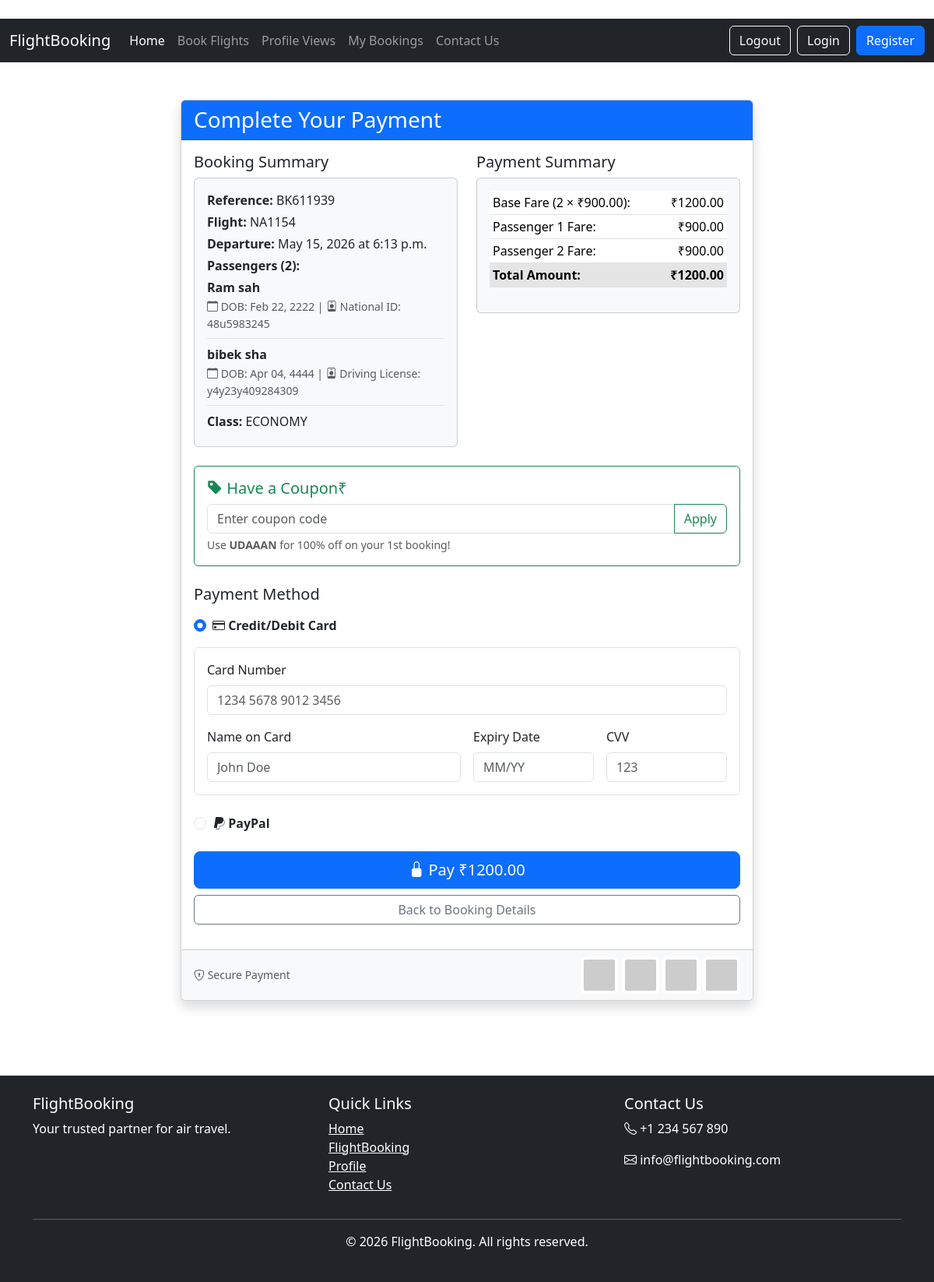
Page /payment/4/ (signed in) on the committed database.
### home/models.py (models this page shows, shortened)
class Booking(models.Model):
    STATUS_CHOICES = [
        ('CONFIRMED', 'Confirmed'),
        ('CANCELLED', 'Cancelled'),
        ('PENDING', 'Pending'),
    ]
    CLASS_CHOICES = [
        ('ECONOMY', 'Economy'),
        ('BUSINESS', 'Business'),
        ('FIRST', 'First Class'),
    ]
    reference = models.CharField(max_length=8, unique=True)
    user = models.ForeignKey(User, on_delete=models.CASCADE)
    flight = models.ForeignKey('Flight', on_delete=models.CASCADE)
    nums_passengers = models.PositiveIntegerField(default=1)
    travel_class = models.CharField(max_length=10, choices=CLASS_CHOICES)
    total_price = models.DecimalField(max_digits=10, decimal_places=2, default=Decimal('0.00'))
    booking_date = models.DateTimeField(auto_now_add=True)
    status = models.CharField(max_length=10, choices=STATUS_CHOICES, default='CONFIRMED')
    @property
    def per_passenger_price(self):
        if not self.flight:
            return Decimal('0.00')
        if self.travel_class == 'ECONOMY':
            return self.flight.current_economy_price
        elif self.travel_class == 'BUSINESS':
            return self.flight.current_business_price
        elif self.travel_class == 'FIRST':
            return self.flight.current_first_class_price
        return Decimal('0.00')

class Flight(models.Model):
    flight_number = models.CharField(max_length=10)
    airline = models.ForeignKey(Airline, on_delete=models.CASCADE)
    departure_airport = models.ForeignKey(Airport, related_name='departures', on_delete=models.CASCADE)
    arrival_airport = models.ForeignKey(Airport, related_name='arrivals', on_delete=models.CASCADE)
    departure_time = models.DateTimeField()
    arrival_time = models.DateTimeField()
    economy_seats = models.PositiveIntegerField()
    business_seats = models.PositiveIntegerField()
    first_class_seats = models.PositiveIntegerField()
    economy_price = models.DecimalField(max_digits=10, decimal_places=2)
    business_price = models.DecimalField(max_digits=10, decimal_places=2)
    first_class_price = models.DecimalField(max_digits=10, decimal_places=2)
    '''def duration(self):
        return self.arrival_time - self.departure_time'''
    @property
    def duration(self):
        """Calculate flight duration in hours and minutes"""
        delta = self.arrival_time - self.departure_time
        total_seconds = delta.total_seconds()
        hours = int(total_seconds // 3600)
        minutes = int((total_seconds % 3600) // 60)
        return timedelta(hours=hours, minutes=minutes)
    @property
    def current_economy_price(self):
        return self._calculate_dynamic_price(self.economy_price, self.economy_seats)
    def _calculate_dynamic_price(self, base_price, available_seats):
        if not base_price:
            return Decimal('0.00')
        price_multiplier = Decimal('1.00')
        if available_seats <= 10:
            price_multiplier += Decimal('0.20')  # 20% surge
        elif available_seats > 100:
            price_multiplier -= Decimal('0.10')  # 10% discount
        from django.utils import timezone
        time_left = self.departure_time - timezone.now()
        if time_left.days <= 2 and time_left.days >= 0:
            price_multiplier += Decimal('0.15')  # Last minute 15% surge
        return round(base_price * price_multiplier, 2)

class Airline(models.Model):
    name = models.CharField(max_length=100)
    code = models.CharField(max_length=2, unique=True)
    logo = models.ImageField(upload_to='airlines/', null=True, blank=True)

class Passenger(models.Model):
    ID_TYPE_CHOICES = [
        ('PASSPORT', 'Passport'),
        ('NATIONAL_ID', 'National ID'),
        ('DRIVING_LICENSE', 'Driving License'),
    ]
    booking = models.ForeignKey(Booking, on_delete=models.CASCADE, related_name='passengers',null=False)
    first_name = models.CharField(max_length=100)
    last_name = models.CharField(max_length=100)
    date_of_birth = models.DateField()
    id_type = models.CharField(max_length=20, choices=ID_TYPE_CHOICES)
    id_number = models.CharField(max_length=50)
    passport_number = models.CharField(max_length=20, blank=True, null=True)

### home/views.py (the view, shortened to what this page needs)
@login_required
def payment(request, booking_id):
    booking = get_object_or_404(Booking, pk=booking_id, user=request.user)
    passengers = booking.passengers.all()
    if passengers.count() != booking.nums_passengers:
        messages.warning(request, "Passenger count mismatch detected")
    price_breakdown = {
        'per_passenger': booking.per_passenger_price,
        'total': booking.total_price,
        'passenger_count': booking.nums_passengers
    }
    final_price = booking.total_price
    discount = 0
    coupon_applied = None
    return render(request, 'payment.html', {
        'booking': booking,
        'passengers': passengers,
        'price_breakdown': price_breakdown,
        'final_price': final_price,
        'discount': discount,
        'coupon_applied': coupon_applied,
        'stripe_public_key': settings.STRIPE_PUBLIC_KEY
    })

### templates/payment.html (shortened to what this page needs)
﻿{% extends 'base.html' %}
{% block body %}
<div class="container py-5">
    <div class="row justify-content-center">
        <div class="col-lg-8">
            <div class="card shadow">
                <div class="card-header bg-primary text-white">
                    <h3 class="mb-0">Complete Your Payment</h3>
                </div>
                <div class="card-body">
                    <div class="row mb-4">
                        <div class="col-md-6">
                            <h5>Booking Summary</h5>
                            <div class="card bg-light">
                                <div class="card-body">
                                    <p class="mb-1"><strong>Reference:</strong> {{ booking.reference }}</p>
                                    <p class="mb-1"><strong>Flight:</strong> {{ booking.flight.airline.code }}{{ booking.flight.flight_number }}</p>
                                    <p class="mb-1"><strong>Departure:</strong> {{ booking.flight.departure_time|date:"M d, Y" }} at {{ booking.flight.departure_time|time }}</p>
                                    <p class="mb-1"><strong>Passengers ({{ booking.nums_passengers }}):</strong></p>
                                    <ul class="mb-2 list-unstyled">
                                        {% for passenger in passengers %}
                                        <li class="mb-2 pb-2 border-bottom">
                                            <strong>{{ passenger.first_name }} {{ passenger.last_name }}</strong><br>
                                            <small class="text-muted">
                                                <i class="bi bi-calendar"></i> DOB: {{ passenger.date_of_birth|date:"M d, Y" }} |
                                                <i class="bi bi-person-badge"></i> {{ passenger.get_id_type_display }}: {{ passenger.id_number }}
                                            </small>
                                        </li>
                                        {% endfor %}
                                    </ul>
                                    <p class="mb-1"><strong>Class:</strong> {{ booking.travel_class }}</p>
                                </div>
                            </div>
                        </div>
                        <div class="col-md-6">
                            <h5>Payment Summary</h5>
                            <div class="card bg-light">
                                <div class="card-body">
                                    <table class="table table-sm">
                                        <tr>
                                            <td>Base Fare ({{ booking.nums_passengers }} × ₹{{ booking.per_passenger_price|floatformat:2 }}):</td>
                                            <td class="text-end">₹{{ booking.total_price|floatformat:2 }}</td>
                                        </tr>
                                        {% for i in "x"|rjust:booking.nums_passengers %}
                                        <tr>
                                            <td>Passenger {{ forloop.counter }} Fare:</td>
                                            <td class="text-end">₹{{ booking.per_passenger_price|floatformat:2 }}</td>
                                        </tr>
                                        {% endfor %}
                                        <tr class="table-active fw-bold">
                                            <td>Total Amount:</td>
                                            <td class="text-end" id="final-amount">₹{{ final_price|default:booking.total_price|floatformat:2 }}</td>
                                        </tr>
                                    </table>
                                </div>
                            </div>
                        </div>
                    </div>
                    <form method="POST" id="payment-form">
                        <div class="card mb-4 border-success">
                            <div class="card-body">
                                <h5 class="card-title text-success"><i class="bi bi-tag-fill"></i> Have a Coupon₹</h5>
                                <div class="input-group">
                                    <input type="text" name="coupon_code" class="form-control" placeholder="Enter coupon code" id="coupon-input" value="{{ coupon_applied|default:'' }}">
                                    <button class="btn btn-outline-success" type="submit" name="apply_coupon" value="1">Apply</button>
                                </div>
                                <small class="text-muted mt-1 d-block">Use <strong>UDAAAN</strong> for 100% off on your 1st booking!</small>
                            </div>
                        </div>
                        <h5 class="mb-3">Payment Method</h5>
                        <div class="mb-4">
                            <div class="form-check">
                                <input class="form-check-input" type="radio" name="payment_method" id="credit-card" value="credit_card" checked>
                                <label class="form-check-label fw-bold" for="credit-card">
                                    <i class="bi bi-credit-card"></i> Credit/Debit Card
                                </label>
                            </div>
                            <div id="credit-card-form" class="mt-3 p-3 border rounded">
                                <div class="row g-3">
                                    <div class="col-md-12">
                                        <label for="card-number" class="form-label">Card Number</label>
                                        <input type="text" class="form-control" id="card-number" placeholder="1234 5678 9012 3456">
                                    </div>
                                    <div class="col-md-6">
                                        <label for="card-name" class="form-label">Name on Card</label>
                                        <input type="text" class="form-control" id="card-name" placeholder="John Doe">
                                    </div>
                                    <div class="col-md-3">
                                        <label for="card-expiry" class="form-label">Expiry Date</label>
                                        <input type="text" class="form-control" id="card-expiry" placeholder="MM/YY">
                                    </div>
                                    <div class="col-md-3">
                                        <label for="card-cvv" class="form-label">CVV</label>
                                        <input type="text" class="form-control" id="card-cvv" placeholder="123">
                                    </div>
                                </div>
                            </div>
                        </div>
                        <div class="mb-4">
                            <div class="form-check">
                                <input class="form-check-input" type="radio" name="payment_method" id="paypal" value="paypal">
                                <label class="form-check-label fw-bold" for="paypal">
                                    <i class="bi bi-paypal"></i> PayPal
                                </label>
                            </div>
                        </div>
                        <div class="d-grid gap-2">
                            <button type="submit" name="complete_payment" value="1" class="btn btn-primary btn-lg">
                                <i class="bi bi-lock-fill"></i> Pay ₹{{ final_price|default:booking.total_price|floatformat:2 }}
                            </button>
                            <a href="{% url 'booking_detail' booking.reference %}" class="btn btn-outline-secondary">
                                Back to Booking Details
                            </a>
                        </div>
                    </form>
                </div>
                <div class="card-footer bg-light">
                    <div class="d-flex justify-content-between align-items-center">
                        <small class="text-muted">
                            <i class="bi bi-shield-lock"></i> Secure Payment
                        </small>
                        <div>
                            <img src="https://via.placeholder.com/40" alt="Visa" class="img-thumbnail border-0">
                            <img src="https://via.placeholder.com/40" alt="Mastercard" class="img-thumbnail border-0">
                            <img src="https://via.placeholder.com/40" alt="Amex" class="img-thumbnail border-0">
                            <img src="https://via.placeholder.com/40" alt="PayPal" class="img-thumbnail border-0">
                        </div>
                    </div>
                </div>
            </div>
        </div>
    </div>
</div>
{% endblock %}

### rows in the picture
Booking: reference "BK611939", flight.airline.code "NA", flight.flight_number "1154", flight.departure_time "May 15, 2026", flight.departure_time "6:13 p.m.", nums_passengers "2", travel_class "ECONOMY", per_passenger_price "900.00", total_price "1200.00", per_passenger_price "900.00" "900.00"
Passenger: first_name "Ram", last_name "sah", date_of_birth "Feb 22, 2222", id_type "National ID", id_number "48u5983245"
Passenger: first_name "bibek", last_name "sha", date_of_birth "Apr 04, 4444", id_type "Driving License", id_number "y4y23y409284309"
